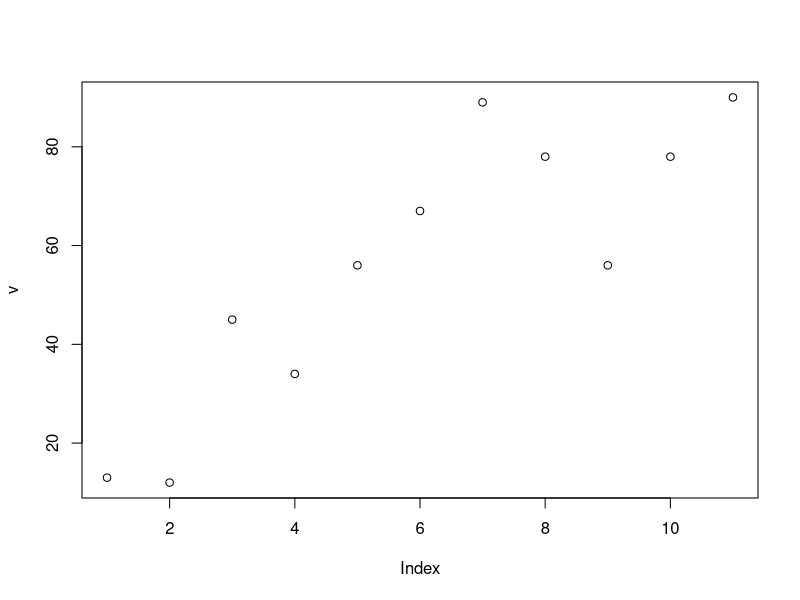
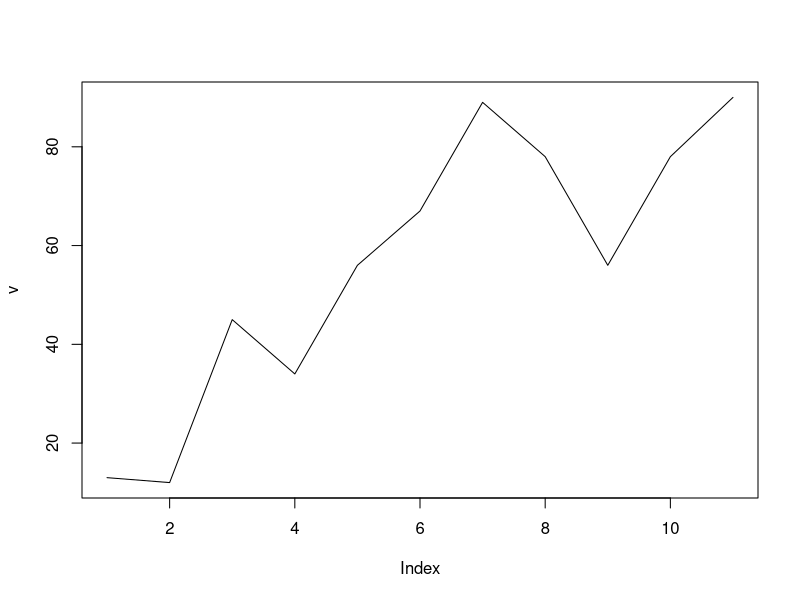
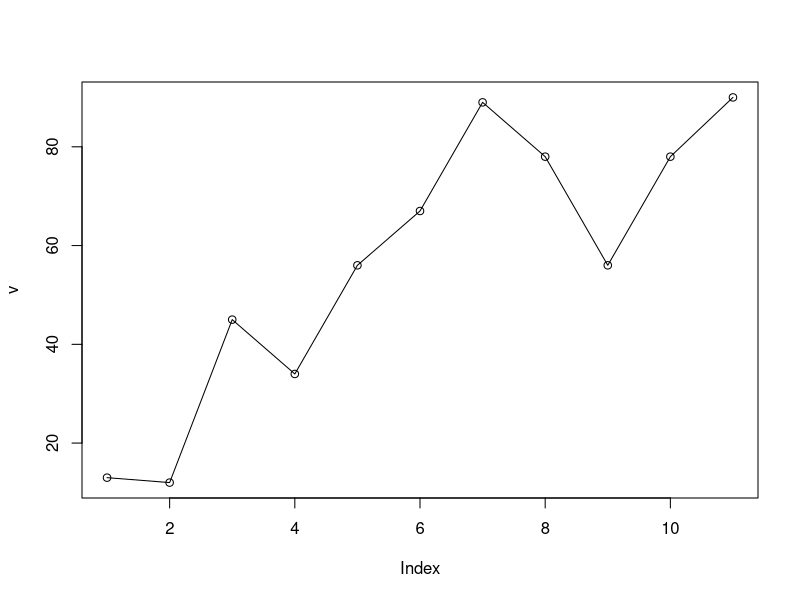
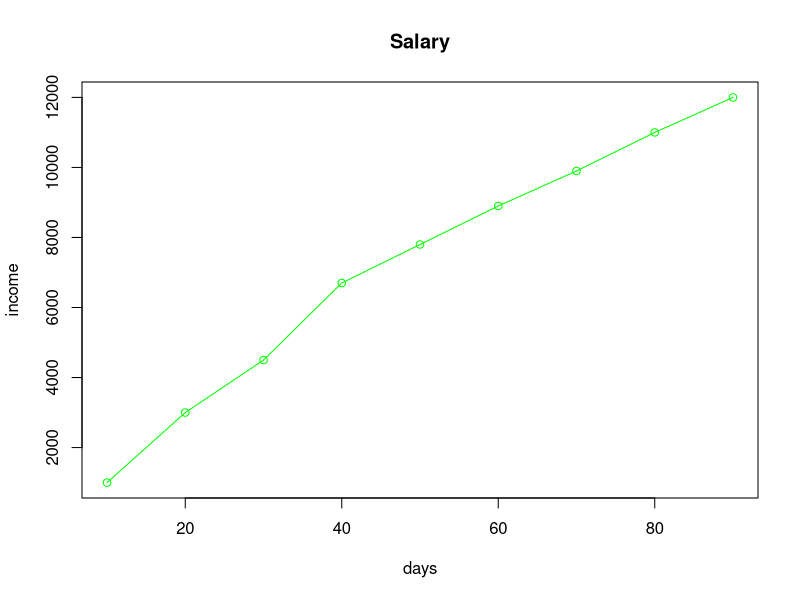
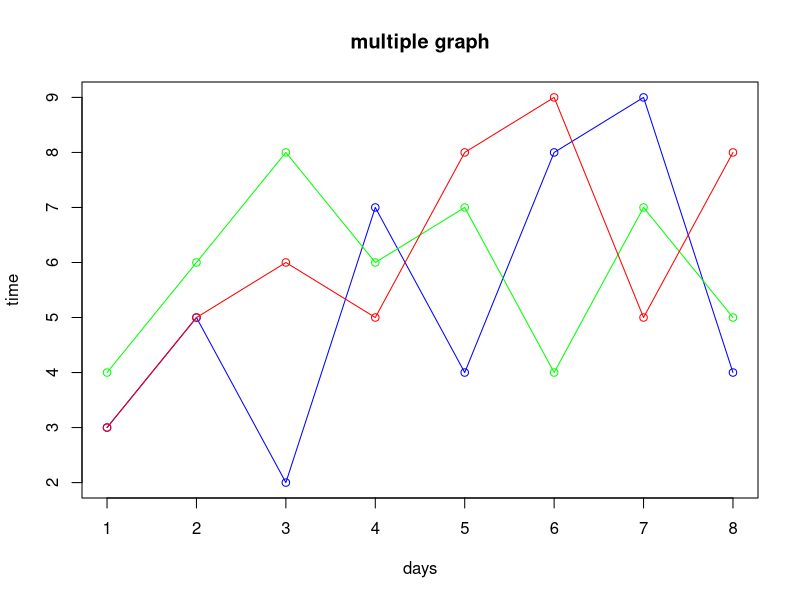

These figures' R source, in order:
## ---- chunk 1
v <- c(13,12,45,34,56,67,89,78,56,78,90) 
#this is just create point
plot(v,type = "p")

#this is just create line 
plot(v,type = "l")

#this is create both line and point
plot(v,type = "o") 
## ---- chunk 2
days = c(10,20,30,40,50,60,70,80,90) 
income <- c(1000,3000,4500,6700,7800,8900,9900,11000,12000) 
plot(days,income,type = "o",main = "Salary",xlab = "days",ylab = "income", col="green") 
## ---- chunk 3
f <- c(3,5,2,7,4,8,9,4) 
g <- c(4,6,8,6,7,4,7,5) 
j <- c(3,5,6,5,8,9,5,8) 
plot(f, type="o",main="multiple graph",xlab="days",ylab="time",col="blue") 
lines(g, type="o",col="green") 
lines(j, type="o",col="red")
